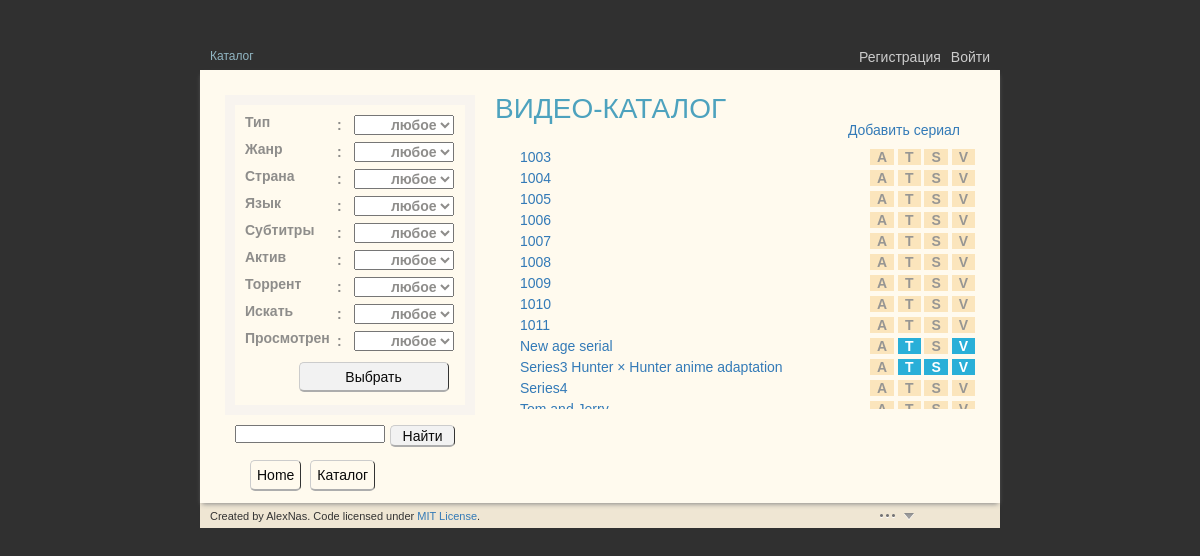
/vicat/catalog/, run on an earlier commit of the app's database.
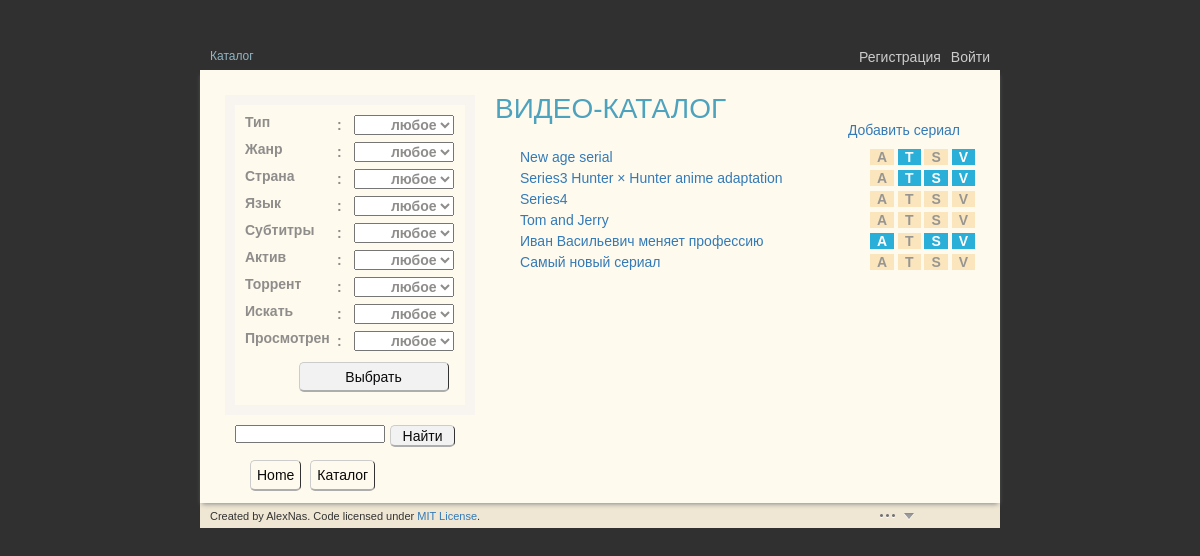
And on a later commit of the database.
### vicat/models.py (models this page shows, shortened)
class Series(models.Model):
    id = models.UUIDField(primary_key = True,default=uuid.uuid4,editable=False)
    slug = models.SlugField(max_length=30, primary_key=False, blank=True)
    title = models.CharField(u'название**', max_length=128, unique=True)
    description = models.CharField(u'описание', max_length=1024, blank=True,
                                    default='Описание не оформлено')
    image_series = models.ImageField (u'данные о фото_сер', blank=True,
                                    upload_to=get_upload_path_ser,
                                    storage=OverwriteStorage())
    image_episode = models.ImageField (u'данные о фото_эп', blank=True,
                                    upload_to=get_upload_path_epis,
                                    storage=OverwriteStorage())
    year = models.IntegerField(u'год выпуска', default=0, blank=False)
    length = models.IntegerField(u'длительность', default=0)
    season_qty = models.IntegerField(u'кол-во сезонов',
                                    default=0, editable=False)
    episode_qty = models.IntegerField(u'кол-во эпизодов',
                                    default=0, editable=False)
    country = models.CharField(u'страна', max_length=50,
                                    choices=COUNTRIES, default='')
    studio = models.CharField(u'студия', blank=True, max_length=128)
    language = models.CharField(u'язык', max_length=50,
                                    choices=LANGUAGES, default='')
    subt_lan = models.CharField(u'субтитры', max_length=50,
                                    choices=SUBTITLES, default='')
    director = models.CharField(u'режисер', blank=True, max_length=64)
    actors = models.CharField(u'актеры', blank=True, max_length=256)
    title_trans = models.CharField(u'перевод названия',
                                    blank=True, max_length=256)
    genre = models.CharField(u'жанр', max_length=50,
                                    choices=GENRES, default='')
    show_type = models.CharField(u'тип', max_length=50,
                                    choices=TYPES, default='')
    viewed = models.BooleanField(u'просмотрено', default=False)
    active = models.BooleanField(u'актив', default=False)
    istorrent = models.BooleanField(u'торрент', blank=True, default=False)
    torrent = models.CharField(u'торрент-адрес', blank=True, max_length=512,
                                    default='')
    tosearch = models.BooleanField(u'искать',default=False)
    created = models.DateTimeField(u'дата создания', auto_now_add=True,
                                    auto_now=False, null=True, blank=True)
    updated = models.DateTimeField(u'дата последнего изменения',
                                    auto_now_add = False, auto_now=True)
    note = models.CharField(u'заметки', max_length=1024, blank=True,
                                    default='заметки администратора')
    class Meta:
        verbose_name = u"Сериал"
        verbose_name_plural = u"Сериалы"

### vicat/views.py (the view)
def catalog(request):
    filterargs = {}
    fields = ('show_type', 'genre', 'country', 'language', 'subt_lan',
                    'active', 'istorrent', 'tosearch', 'viewed')
    if request.method == 'POST':
        form = FilterForm(request.POST)
        for field in fields:
            field_value = request.POST.get(field)
            if type(field_value) is not str:
                field_value = field_value.encode('utf-8')
            if (field_value != 'ALL'):
                if field_value == 'False':
                    field_value = False
                elif field_value == 'True':
                    field_value = True
                filterargs[field] = field_value
        found_entries = Series.objects.\
                            filter(**filterargs).order_by('created')
        is_editor = request.user.is_active and request.user.is_staff
        return render(request, 'catalog.html', {
                                'is_editor': is_editor,
                                'where': 'catalog',
                                'series_list': found_entries,
                                'form': form })
    else:
        form = FilterForm()
    context_dict = {}
    context_dict['form'] = form
    context_dict['is_editor'] = (request.user.is_active and
                                    request.user.is_staff)
    context_dict['series_list'] = Series.objects.all().order_by('title')
    context_dict['where'] = 'catalog'
    return render(request, 'catalog.html', context_dict)

### templates/catalog.html (shortened to what this page needs)
{% extends "base.html" %}
{% load staticfiles %}
{% block content %}
  <div id="view-wrap">
    <div id="view" class="img-series">
      <form id="filter_block" class="filter_ul" action="/vicat/catalog/" method="post">
            {% for f in form %}
              <div class="filter_li">
                    <div class="filt-left">{{ f.label }}</div>:
                    <span class="filt-right">{{ f }}</span>
              </div>
            {% endfor %}
          <input id="filter_submit" type="submit" value="Выбрать" />
      </form>
    </div>
    <div id="under-view">
      <div id="under-view-left">
        <form id="search_form" action="/vicat/search/" method="GET">
            <input id="search_text" type="text" name="q">
            <input id="search_submit" type="submit" value="Найти">
        </form>
      </div>
    </div>
  </div>
  <div id="wrapper">
  <div id="info_wrapper" class="height1">
    <div class="ser-title">ВИДЕО-КАТАЛОГ</div>
      <div id="create_new">
        <a href="/vicat/create_series/">Добавить сериал</a>
      </div>
      <div id="info-block" class="fixheight1 padtop2">
        {% if series_list %}
          <ul id="series-list" class="tab-clear">
            {% for series in series_list %}
            <div class="tab-left">
              <li><a href="/vicat/{{ series.id }}">{{ series.title }}</a></li>
            </div>
            <div class="tab-right">
              <span class="is{{ series.active }}">A</span>
              <span class="is{{ series.istorrent }}">T</span>
              <span class="is{{ series.tosearch }}">S</span>
              <span class="is{{ series.viewed }}">V</span>
            </div>
            <br>
            {% endfor %}
          </ul>
        {% else %}
            <p>По запросу ничего не найдено</p>
        {% endif %}
      </div>
    </div>
  </div>
{% endblock %}

### templates/base.html (shortened to what this page needs)
<!DOCTYPE html>
{% load staticfiles %}
<html>
<head>
    <link href="{% static 'css/font-awesome.min.css' %}" rel="stylesheet">
    <link href="{% static 'css/bootstrap.min.css' %}" rel="stylesheet">
    <link href="{% static 'css/main.css' %}" rel="stylesheet">
</head>
<body onload="initElement()">
  <div id="wrap">
    <div id="seacrch-login">
      <div id="back-linkage">
              {% if where == 'catalog' %}
              <span>Каталог</span>
              {% elif where == 'series' %}
                <a href="/vicat/catalog/">Каталог</a>
                <span> / </span>
                <span curr-link href="/vicat/{{ series.id }}">{{ series.title }}</span>
              {% elif where == 'reviews' %}
                <a href="/vicat/catalog/">Каталог</a>
                <span> / </span>
                <a href="/vicat/{{ series.id }}">{{ series.title }}</a>
                <span> / </span>
                <span>Отзывы</span>
              {% elif where == 'seasons' %}
                <a href="/vicat/catalog/">Каталог</a>
                <span> / </span>
                <a href="/vicat/{{ series.id }}">{{ series.title }}</a>
                <span> / </span>
                <span>Сезоны</span>
              {% endif %}
      </div>
      <div class="login">
        {% if user.is_authenticated %}
            <a href="">User: {{ user.username }} </a>
            <a href="/accounts/logout/">Выйти</a>
        {% else %}
            <a href="/accounts/login/">Войти</a>
        {% endif %}
      </div>
      <div class="login">
        {% if user.is_authenticated %}
        {% else %}
          <a href="/accounts/register/">Регистрация</a>
        {% endif %}
      </div>
    </div>
    <div id="lightback">
      <div id="main-wrap">
        <div id="main-top">
        </div>
        <div id="main">
          {% block content %}
          {% endblock %}
        </div>
        <div id="menu">
          <ul class="hr">
            <li  onclick="window.location.href='/vicat/'">Home</li>
            <li  onclick="window.location.href='/vicat/catalog/'">Каталог</li>
            <li class="dummybtn">&nbsp</li>
          </ul>
        </div>
      </div>
      <div id="switcher_wrap">
        <div class="copyr  footer_left" >Created by AlexNas. Code licensed under <a href="href="http://opensource.org/licenses/mit-license.html"">MIT License</a>.</div>
        <div id="switcher" class="closed" class="footer_right">
          <img src="{% static "img/list_closed.png" %}" />
        </div>
      </div>
    </div>
  </div>
</body>
</html>

### static/static_dir/css/main.css (style rules this page uses)
body, p, form, form input, #wrap, #lightback, #main-wrap { padding: 0; margin: 0; line-height: 1.0; }
body { font-family: sans-serif; background-color: rgb(48, 48, 48); }
#wrap { width: 800px; margin: 50px auto; background-color: rgb(48, 48, 48); }
#lightback { background-color: #efe6d3; }
#main-wrap { background-color: #fffaee; -moz-box-shadow: 0 3px 5px -2px #888; -webkit-box-shadow: 0 3px 5px -2px #888; box-shadow: 0 3px 5px -2px #888; }
#main { width: 100%; background-color: #fffaee; clear: both; }
#seacrch-login { width: 100%; height: 20px; background-color: rgb(48, 48, 48); }
#back-linkage { float: left; text-align: left; font-size: 12px; color: #91B6C3; padding-left: 10px; }
#back-linkage span { color: #91B6C3; }
.login { float: right; margin-bottom: 20px; }
.login a { color: #cccccc; font-size: 14px; text-decoration: none; text-align: right; padding-right: 10px; }
#main-top { width: 100%; height: 25px; }
#view-wrap { float: left; margin-left: 25px; }
#view { width: 250px; border: 10px solid #f8f4ef; -webkit-box-sizing: border-box; -moz-box-sizing: border-box; box-sizing: border-box; clear: both; overflow:hidden; }
.img-series { height: 320px; }
#under-view-left { float: left; padding-left: 10px; padding-top: 10px; }
.tab-left { float: left; }
.tab-right { float: right; }
#wrapper { margin-left: 295px; }
#create_new { font-size: 14px; text-align: right; padding: 0 40px 5px 0; }
#info_wrapper { font-size: 14px; }
#info-block { width: 475px; float: right; overflow: auto; color: #8c8b89; margin-right: 25px; }
#info_wrapper .ser-title { padding-bottom: 0px; }
#series-list, #season-list, #episod-list { margin: 0px; list-style-type: none; line-height: 150%; padding-left: 20px; }
.ser-title { color: #4da2be; padding-bottom: 10px; font-size: 28px; }
#menu { margin: 0; padding: 0; clear: both; }
#menu .hr { margin: 0; padding: 20px 50px 20px 50px; }
#menu .hr li { display: inline; font: 14px Arial; color: #090909; margin-right: 5px; border-top: 1px solid #CCCCCC; border-right: 1px solid #333333; border-bottom: 2px solid #ADADAD; border-left: 1px solid #CCCCCC; border-radius: 5px; -moz-border-radius: 5px; -webkit-border-radius: 5px; padding: 6px; cursor: pointer; }
.dummybtn { border: none !important; width: 30px; cursor: default !important; }
.isFalse { font-size: 14px; font-weight: bold; padding: 0 7px; opacity: 0.9; background-color: rgba(244, 192, 102, 0.4); }
.isTrue { font-size: 14px; font-weight: bold; padding: 0 7px; color: #ffffff; background-color: #29AFD8; }
.padtop2 { padding-top: 5px; }
.height1 { min-height: 350px; }
.fixheight1 { height: 267px; }
#filter_block { padding: 10px 0 0px 10px; }
#filter_block, #newedit_block { font-size: 14px; }
.filter_ul { font-size: 14px; font-weight: bold; color: #8E8D8B; float:left; margin: 0px; list-style-type: none; }
#filter_block .filter_li { padding-bottom: 7px; }
.filter_ul SELECT { font-size: 14px; text-align: right; }
.filt-left { float: left; width: 92px; }
.filt-right SELECT { margin-left: 8px; width: 100px; }
.filter_li { clear: both; }
#filter_submit { margin-top: 4px; float:right; }
#filter_submit, #newedit_submit { height: 30px !important; width: 150px !important; }
#filter_submit, #newedit_submit, #search_submit { background-color: #f2f2f2; font: 14px Arial; color: #090909; margin-right: 5px; border-top: 1px solid #CCCCCC; border-right: 1px solid #333333; border-bottom: 2px solid #ADADAD; border-left: 1px solid #CCCCCC; border-radius: 5px; -moz-border-radius: 5px; -webkit-border-radius: 5px; cursor: pointer; }
#search_form input { font-size: 14px; }
#search_submit { font-size: 14px; margin-left: 5px; height: 22px; width: 75px; float:left; width: 65px; }
#search_text { float:left; font-size: 14px; display: inline-block; width: 150px; height: 18px; }
.footer_left { float: left; padding: 5px 0 0 10px; }
.copyr { padding-top: 8px !important; font-size: 11px; }
#switcher { height: 25px; width: 50px; margin-left: 85%; padding-top: 5px; }
.closed, .opened { width: 100%; height: 100%; cursor: pointer; }

What changed in the data, as far as the page shows it:
removed Series: title "1003"
removed Series: title "1004"
removed Series: title "1005"
removed Series: title "1006"
removed Series: title "1007"
removed Series: title "1008"
removed Series: title "1009"
removed Series: title "1010"
removed Series: title "1011"
now on this page (row unchanged): Series: title "Иван Васильевич меняет профессию", active True (drawn), tosearch True (drawn), viewed True (drawn)
now on this page (row unchanged): Series: title "Самый новый сериал"
